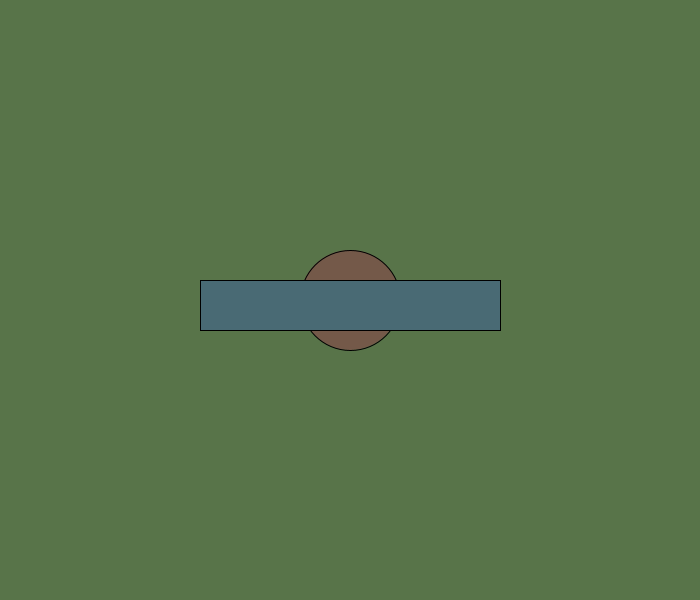
Frame 1 (no input)
Frame 60 (the mouse pressed at the canvas centre just before this capture): identical to frame 1, image omitted
Frame 120 (the mouse held since frame 60 and released just before this capture): identical to frame 1, image omitted

The Processing sketch that drew this single still picture (run headless with seeded random() and noise(); from frame 60 on, the mouse is pressed at the canvas centre):

// Processing sketch: pesho
// ── pesho.pde
 int x = 350;
 int y = 300;
 int r = 100;
void setup(){
  size(700, 600);
}

void draw(){

  
  boolean isOnRect = mouseX > (x - 150)+300 && mouseX < (x - 150) && mouseY > (x - 20) && mouseY < (y - 20);
  if(isOnRect){
    
    background(#1B6A79);
    
  }else{
    fill(#745949);
    background(#587449);
 }
   ellipse(x, y, r, r);
   fill(#496A74);
   rect(x - 150, y - 20, 300, 50);
  
}
